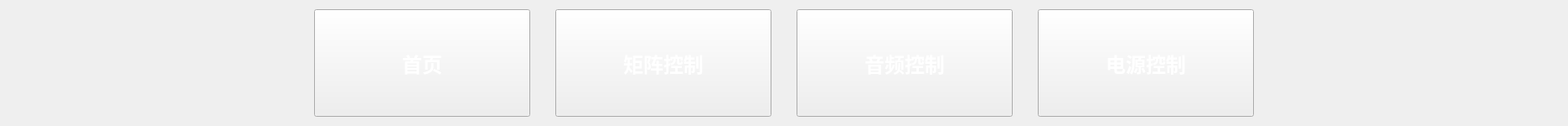
             <widget class="QWidget" name="widget_6" native="true">
              <property name="styleSheet">
               <string notr="true">QPushButton{
 border-image: url(:/new/prefix1/other/image/ScienceImage/tubiao2.png);
 min-height:120px;
 min-width:250px;
 color:#ffffff;
 font: 18pt;
 font-weight: bold;
}
QPushButton:pressed {
  border-image: url(:/new/prefix1/other/image/ScienceImage/tubiao22.png);
 color:#06ffff;
 font: 20pt;
 font-weight: bold;
}</string>
              </property>
              <layout class="QHBoxLayout" name="horizontalLayout_4">
               <property name="spacing">
                <number>30</number>
               </property>
               <item>
                <spacer name="horizontalSpacer_4">
                 <property name="orientation">
                  <enum>Qt::Horizontal</enum>
                 </property>
                 <property name="sizeHint" stdset="0">
                  <size>
                   <width>364</width>
                   <height>20</height>
                  </size>
                 </property>
                </spacer>
               </item>
               <item>
                <widget class="QPushButton" name="btn_head">
                 <property name="styleSheet">
                  <string notr="true"/>
                 </property>
                 <property name="text">
                  <string>首页</string>
                 </property>
                </widget>
               </item>
               <item>
                <widget class="QPushButton" name="btn_matrixCtrl">
                 <property name="styleSheet">
                  <string notr="true"/>
                 </property>
                 <property name="text">
                  <string>矩阵控制</string>
                 </property>
                </widget>
               </item>
               <item>
                <widget class="QPushButton" name="btn_audioCtrl">
                 <property name="styleSheet">
                  <string notr="true"/>
                 </property>
                 <property name="text">
                  <string>音频控制</string>
                 </property>
                </widget>
               </item>
               <item>
                <widget class="QPushButton" name="btn_powerCtrl">
                 <property name="styleSheet">
                  <string notr="true"/>
                 </property>
                 <property name="text">
                  <string>电源控制</string>
                 </property>
                </widget>
               </item>
               <item>
                <spacer name="horizontalSpacer_5">
                 <property name="orientation">
                  <enum>Qt::Horizontal</enum>
                 </property>
                 <property name="sizeHint" stdset="0">
                  <size>
                   <width>364</width>
                   <height>20</height>
                  </size>
                 </property>
                </spacer>
               </item>
              </layout>
             </widget>
